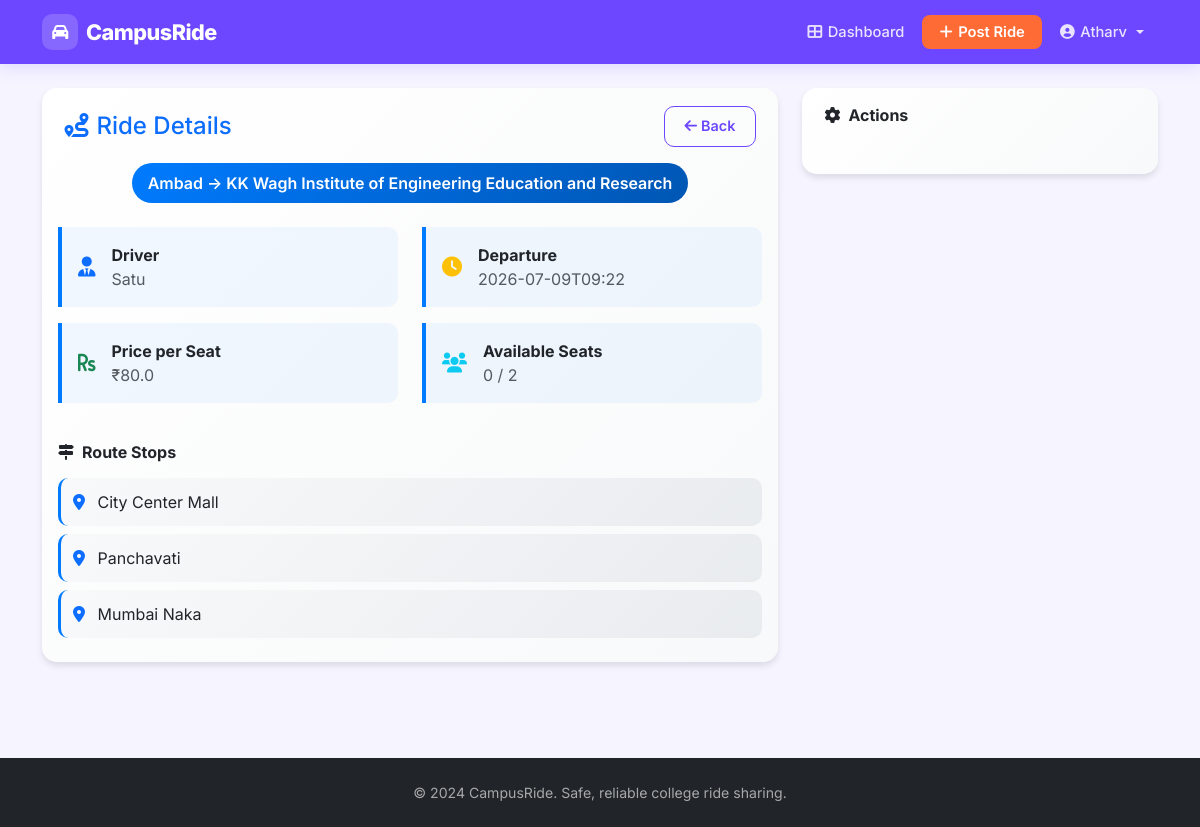
Page /ride-details/16 (signed in) on the committed database.
### app.py (models this page shows)
class Ride(db.Model):
    __tablename__ = 'rides'
    id = db.Column(db.Integer, primary_key=True)
    driver_email = db.Column(db.String(255), db.ForeignKey('users.email'), nullable=False)
    driver_name = db.Column(db.String(255), nullable=False)
    origin = db.Column(db.Text, nullable=False)
    destination = db.Column(db.Text, nullable=False)
    departure_time = db.Column(db.String(50), nullable=False)
    seats_available = db.Column(db.Integer, nullable=False)
    price_per_seat = db.Column(db.Numeric(10, 2), default=0.00)
    route_waypoints = db.Column(db.Text)
    ride_status = db.Column(db.String(50), default='active')
    completed_at = db.Column(db.String(50))
    distance_km = db.Column(db.Numeric(5, 2), default=0.00)
    created_at = db.Column(db.String(50), nullable=False)
    bookings = db.relationship('Booking', backref='ride', lazy=True, cascade='all, delete-orphan')
    messages = db.relationship('ChatMessage', backref='ride', lazy=True, cascade='all, delete-orphan')

### app.py (the view)
@app.route('/ride-details/<int:ride_id>')
def ride_details(ride_id):
    if 'email' not in session:
        flash('You must be logged in to view ride details.', 'error')
        return redirect(url_for('login'))
    ride = Ride.query.get(ride_id)
    if not ride:
        flash('Ride not found.', 'error')
        return redirect(url_for('dashboard'))
    ride_dict = ride_to_dict(ride)
    booked_seats = len(ride.bookings)
    ride_dict['booked_seats'] = booked_seats
    ride_dict['available_seats'] = ride_dict['seats_available'] - booked_seats
    ride_dict['passengers'] = [
        {'passenger_name': b.passenger_name, 'passenger_email': b.passenger_email, 'booked_at': b.booked_at}
        for b in ride.bookings
    ]
    ride_dict = parse_waypoints(ride_dict)
    return render_template('ride_details.html',
                           ride=ride_dict,
                           role=session.get('role'),
                           email=session.get('email'))

### app.py (called while the page is built)
def parse_waypoints(ride_dict):
    wp = ride_dict.get('route_waypoints')
    if wp:
        try:
            ride_dict['route_waypoints'] = json.loads(wp)
        except (json.JSONDecodeError, TypeError):
            ride_dict['route_waypoints'] = []
    else:
        ride_dict['route_waypoints'] = []
    return ride_dict

def ride_to_dict(ride):
    d = {c.name: getattr(ride, c.name) for c in ride.__table__.columns}
    d['price_per_seat'] = float(d['price_per_seat'] or 0)
    d['distance_km'] = float(d['distance_km'] or 0)
    d['amount_paid'] = float(d.get('amount_paid') or 0) if 'amount_paid' in d else 0
    return d

### templates/ride_details.html (shortened to what this page needs)
{% extends "layout.html" %}
{% block content %}
<div class="container py-4">
    <div class="row">
        <div class="col-lg-8">
            <div class="card detail-card mb-4">
                <div class="card-header bg-transparent border-0 pb-0">
                    <div class="d-flex justify-content-between align-items-center">
                        <h4 class="mb-0 text-primary">
                            <i class="fas fa-route me-2"></i>Ride Details
                        </h4>
                        <a href="{{ url_for('dashboard') }}" class="btn btn-outline-primary">
                            <i class="fas fa-arrow-left me-1"></i>Back
                        </a>
                    </div>
                </div>
                <div class="card-body">
                    <div class="text-center mb-4">
                        <div class="route-badge d-inline-block">
                            {{ ride.origin }} → {{ ride.destination }}
                        </div>
                    </div>
                    <div class="row">
                        <div class="col-md-6">
                            <div class="info-item">
                                <div class="d-flex align-items-center">
                                    <i class="fas fa-user-tie text-primary fa-lg me-3"></i>
                                    <div>
                                        <div class="fw-bold">Driver</div>
                                        <div class="text-muted">{{ ride.driver_name }}</div>
                                    </div>
                                </div>
                            </div>
                        </div>
                        <div class="col-md-6">
                            <div class="info-item">
                                <div class="d-flex align-items-center">
                                    <i class="fas fa-clock text-warning fa-lg me-3"></i>
                                    <div>
                                        <div class="fw-bold">Departure</div>
                                        <div class="text-muted">{{ ride.departure_time }}</div>
                                    </div>
                                </div>
                            </div>
                        </div>
                        <div class="col-md-6">
                            <div class="info-item">
                                <div class="d-flex align-items-center">
                                    <i class="fas fa-rupee-sign text-success fa-lg me-3"></i>
                                    <div>
                                        <div class="fw-bold">Price per Seat</div>
                                        <div class="text-muted">₹{{ ride.price_per_seat }}</div>
                                    </div>
                                </div>
                            </div>
                        </div>
                        <div class="col-md-6">
                            <div class="info-item">
                                <div class="d-flex align-items-center">
                                    <i class="fas fa-users text-info fa-lg me-3"></i>
                                    <div>
                                        <div class="fw-bold">Available Seats</div>
                                        <div class="text-muted">{{ ride.available_seats }} / {{ ride.seats_available }}</div>
                                    </div>
                                </div>
                            </div>
                        </div>
                    </div>
                    {% if ride.route_waypoints %}
                    <div class="mt-4">
                        <h6 class="fw-bold mb-3">
                            <i class="fas fa-map-signs me-2"></i>Route Stops
                        </h6>
                        {% for waypoint in ride.route_waypoints %}
                        <div class="waypoint-item">
                            <i class="fas fa-map-marker-alt text-primary me-2"></i>
                            {{ waypoint }}
                        </div>
                        {% endfor %}
                    </div>
                    {% endif %}
                </div>
            </div>
        </div>
        <div class="col-lg-4">
            <div class="card detail-card mb-4">
                <div class="card-header bg-transparent border-0">
                    <h6 class="mb-0 fw-bold">
                        <i class="fas fa-cog me-2"></i>Actions
                    </h6>
                </div>
                <div class="card-body">
                </div>
            </div>
        </div>
    </div>
</div>
{% endblock %}

### templates/layout.html (style rules this page uses)
:root { --primary-color: #6c47ff; --primary-dark: #4f2fe0; --primary-light: #ede9ff; --accent-color: #ff6b35; --accent-dark: #e85520; --secondary-color: #64748b; --success-color: #10b981; --danger-color: #ef4444; --warning-color: #f59e0b; --bg-color: #f5f4ff; --card-bg: #ffffff; --text-primary: #1e1b4b; --text-muted: #6b7280; --border-color: #e5e7eb; --navbar-height: 64px; }
* { box-sizing: border-box; }
body { font-family: 'Inter', -apple-system, BlinkMacSystemFont, sans-serif; background-color: var(--bg-color); color: var(--text-primary); opacity: 0; animation: pageLoad 0.4s ease forwards; }
.card { border: 1px solid var(--border-color); box-shadow: 0 2px 12px rgba(108,71,255,0.06); border-radius: 16px; background: var(--card-bg); }
.card-header { background: transparent; border-bottom: 1px solid var(--border-color); padding: 1.1rem 1.4rem; border-radius: 16px 16px 0 0 !important; }
.btn { border-radius: 10px; font-weight: 600; font-size: 0.9rem; padding: 0.55rem 1.2rem; transition: all 0.2s ease; border: none; }
.btn-outline-primary { border: 1.5px solid var(--primary-color); color: var(--primary-color); background: transparent; }

### templates/ride_details.html (style rules this page uses)
.detail-card { background: linear-gradient(135deg, #ffffff 0%, #f8f9fa 100%); border: none; box-shadow: 0 4px 6px rgba(0, 0, 0, 0.1); border-radius: 15px; }
.route-badge { background: linear-gradient(135deg, #007bff, #0056b3); color: white; padding: 0.5rem 1rem; border-radius: 25px; font-weight: 600; }
.info-item { background: rgba(0, 123, 255, 0.05); border-left: 4px solid #007bff; padding: 1rem; border-radius: 0 10px 10px 0; margin-bottom: 1rem; }
.waypoint-item { background: linear-gradient(135deg, #f8f9fa, #e9ecef); border-radius: 10px; padding: 0.75rem; margin-bottom: 0.5rem; border-left: 3px solid #007bff; }

### rows in the picture
Ride: origin "Ambad", destination "KK Wagh Institute of Engineering Education and Research", driver_name "Satu", departure_time "2026-07-09T09:22"

### other values in the picture
{{ session.name }} "Atharv"
{{ ride.price_per_seat }} "80.0"
{{ ride.available_seats }} "0"
{{ ride.seats_available }} "2"
{{ waypoint }} "City Center Mall" "Panchavati" "Mumbai Naka"
